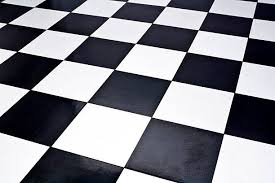
#> input picture corner_detection/harris_corner/board_chess.jpg, 275 x 183 px
$ python harris_corner.py
#> lines starting #> are read from the running program, lines starting #| are printed output that depends on the picture; after the words box and inside, x2 and y2 are one past the last pixel; in counts of white or black regions, pixels touching at a corner belong together
import cv2
import numpy as np
import matplotlib.pyplot as plt

img = cv2.imread('board_chess.jpg')
#> img is the input picture: shape (183, 275, 3); mean B, G, R 138.1, 130.8, 130.6
gray = cv2.cvtColor(img,cv2.COLOR_BGR2GRAY)

gray = np.float32(gray) # convert image into floating points
dst = cv2.cornerHarris(gray,2,3,0.04) # (where,blockSize,ksize,k)
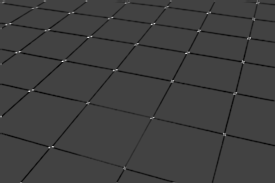
#> dst: shape (183, 275) float32; min -125015368, max 354473984, mean -4214656.5; drawn with min black and max white
'''
where --> imput image (gray scaled)
blockSize --> size of the neighbourhood considered for corner detection
ksize --> aperture parameter of sobel derivative
k --> quality
'''
dst = cv2.dilate(dst,None) # result is dilated for marking corners
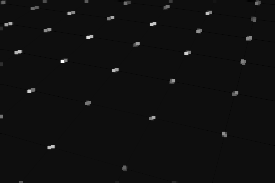
#> dst: shape (183, 275) float32; min -20604402, max 354473984, mean 2491676.8; drawn with min black and max white

img[dst > 0.01 * dst.max()] = [0,250,15]
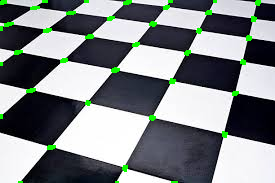
#> img: shape (183, 275, 3); 2.25% of pixels changed, all inside (x1, y1, x2, y2) = (0, 0, 261, 183)

cv2.imshow('dst',img)
cv2.imwrite('corners_detected.jpg',img)

cv2.waitKey()
cv2.destroyAllWindows()
